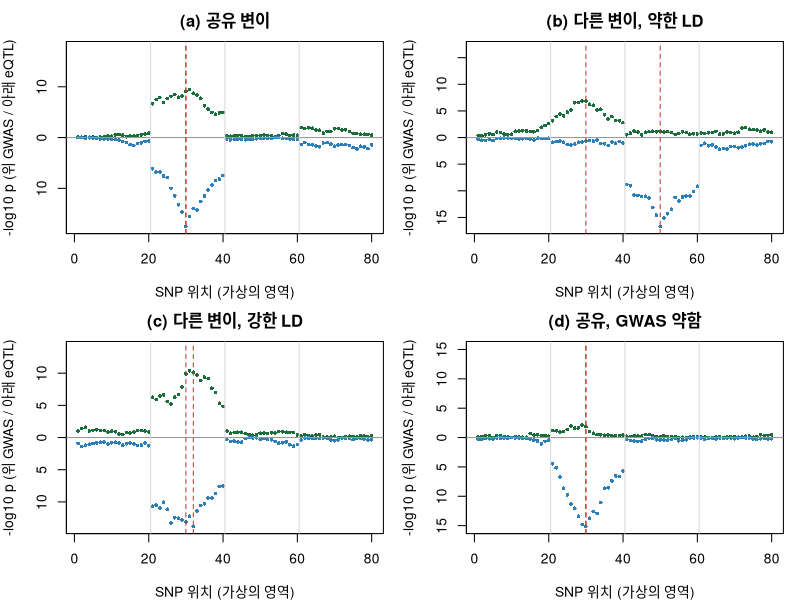
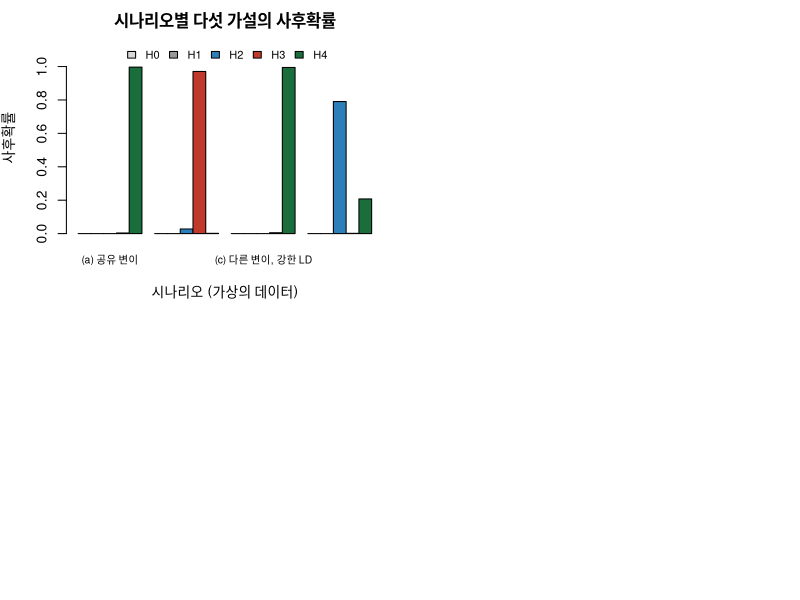
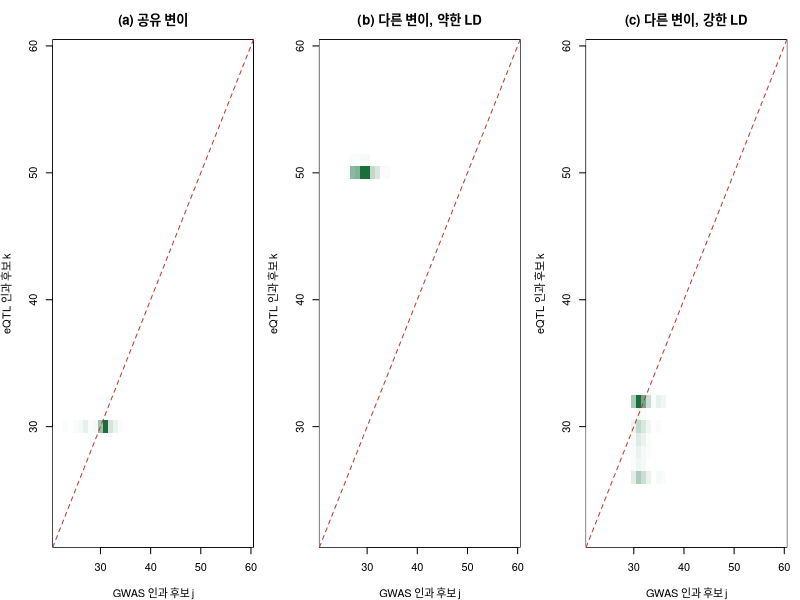
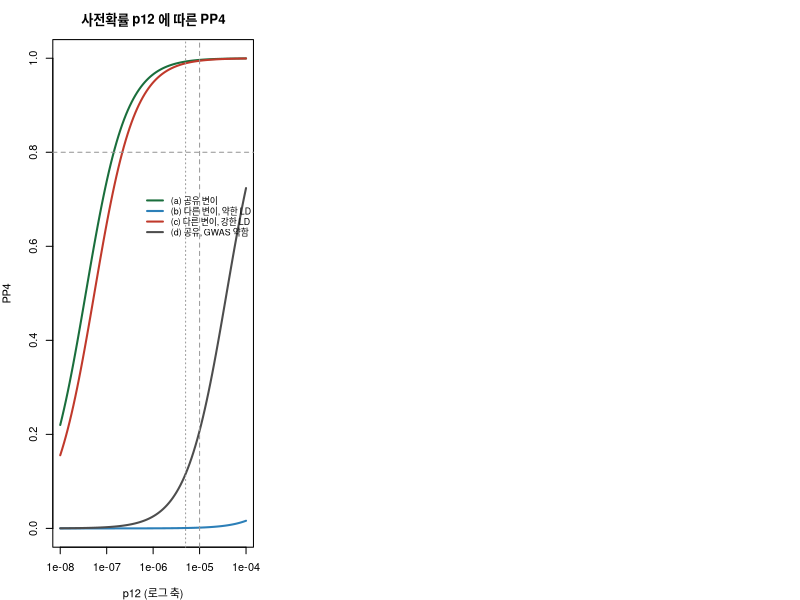
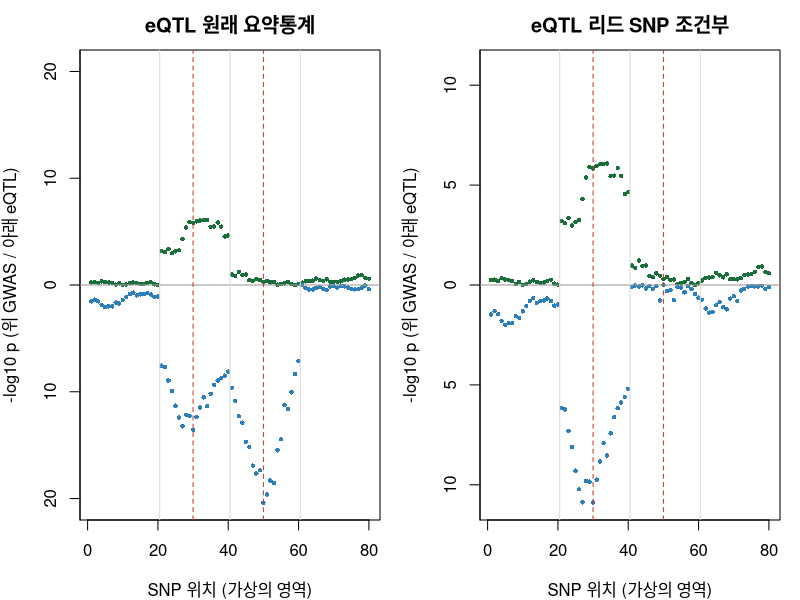
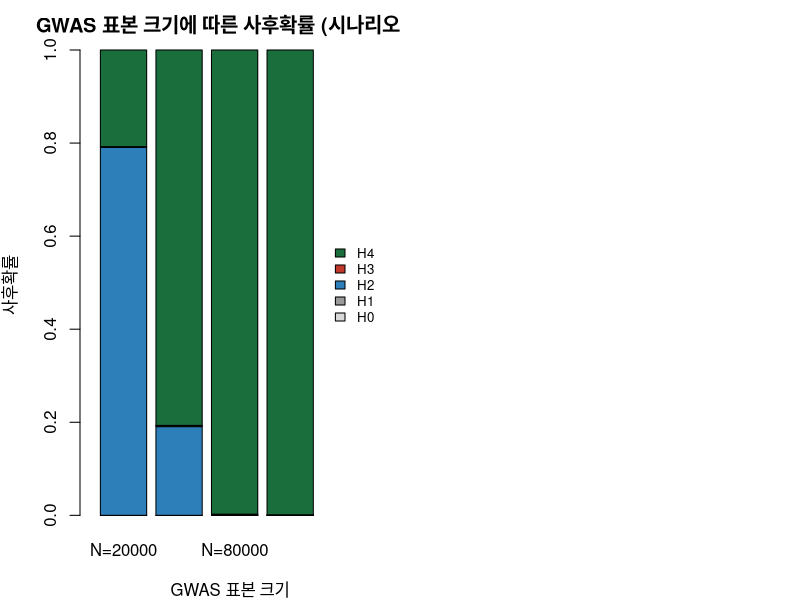

Here is the R script that generated these plots, in order:
## ---- chunk 1
log_sum_exp <- function(x) { m <- max(x); m + log(sum(exp(x - m))) }   # 수치 안정적인 log(sum(exp(x)))

# Wakefield(2009) 근사 베이즈 인자의 로그. H1(연관 있음) 대 H0(없음). coloc의 계산과 같음.
log_abf <- function(beta_hat, se, W) {
  V <- se^2; z <- beta_hat / se; r <- W / (V + W)
  0.5 * log(1 - r) + 0.5 * r * z^2
}

# 다섯 가설의 사후확률 PP0~PP4 (coloc.abf 와 같은 계산을 로그 공간에서)
coloc_abf_base <- function(labf1, labf2, p1 = 1e-4, p2 = 1e-4, p12 = 1e-5) {
  lsum <- labf1 + labf2                          # 같은 SNP j 가 두 형질의 인과 변이 (대각선)
  a <- log_sum_exp(labf1) + log_sum_exp(labf2)   # 모든 (j, k) 쌍의 합 = 대각선 + 비대각선
  b <- log_sum_exp(lsum)                         # 대각선 (j = k) 만의 합
  lh <- c(0,                                     # H0: 사전 가중치 1, 베이즈 인자 1 (기준)
          log(p1) + log_sum_exp(labf1),          # H1: GWAS 만 연관
          log(p2) + log_sum_exp(labf2),          # H2: eQTL 만 연관
          log(p1) + log(p2) + a + log1p(-exp(b - a)),   # H3: 비대각선 = 전체 - 대각선
          log(p12) + b)                          # H4: 대각선
  pp <- exp(lh - log_sum_exp(lh)); names(pp) <- paste0("PP", 0:4)
  list(pp = pp, snp_pp_h4 = exp(lsum - b))       # H4 하에서 SNP 별 공유 변이 사후확률
}
# 위 본문의 SNP 두 개짜리 예 (ABF 를 로그로 넣음)
round(rbind("서로 다른 SNP" = coloc_abf_base(log(c(1e8, 0.1)), log(c(0.1, 1e8)))$pp,
            "같은 SNP"      = coloc_abf_base(log(c(1e8, 0.1)), log(c(1e8, 0.1)))$pp,
            "다른 SNP+강한 LD" = coloc_abf_base(log(c(1e8, 1e5)), log(c(1e5, 1e8)))$pp), 4)
## ---- chunk 2
n_snp <- 80                                          # 영역 안의 SNP 수 Q
rho_adj <- rep(0.96, n_snp - 1)                      # 이웃한 SNP 사이 상관
rho_adj[c(20, 40, 60)] <- 0.2                        # 블록 경계
cum_log <- c(0, cumsum(log(rho_adj)))
ld_mat <- exp(-abs(outer(cum_log, cum_log, "-")))    # r_ij = 사이에 있는 이웃 상관들의 곱
chol_u <- chol(ld_mat)                               # R = t(U) %*% U
maf <- rep(c(0.35, 0.30, 0.25, 0.40), each = 20)    # 대립유전자 빈도: 블록마다 하나 (가상)
n_gwas <- 20000; s_case <- 0.5; n_eqtl <- 500
se_gwas <- 1 / sqrt(2 * n_gwas * maf * (1 - maf) * s_case * (1 - s_case))  # log OR 의 se
se_eqtl <- 1 / sqrt(2 * n_eqtl * maf * (1 - maf))    # 표준화 발현(sdY = 1) 효과의 se
w_gwas <- 0.2^2; w_eqtl <- 0.15^2                    # coloc 과 같은 사전 분산 W (cc: 0.2^2, quant: 0.15^2)
new_noise <- function() drop(t(chol_u) %*% rnorm(n_snp))   # 공분산이 R 인 잡음
# 인과 변이 위치와 lambda 로 z 를 만들고 lABF 와 PP 까지 계산
run_coloc <- function(causal_g, lambda_g, causal_e, lambda_e, noise_g, noise_e, g_scale = 1, p12 = 1e-5) {
  se_g <- se_gwas / sqrt(g_scale)                    # GWAS 표본을 g_scale 배로 늘리면 se 는 1/sqrt 배
  z_g <- ld_mat[, causal_g] * lambda_g * sqrt(g_scale) + noise_g   # 효과가 같으면 lambda 는 sqrt 배
  z_e <- ld_mat[, causal_e] * lambda_e + noise_e
  labf_g <- log_abf(z_g * se_g, se_g, w_gwas)        # beta_hat = z * se
  labf_e <- log_abf(z_e * se_eqtl, se_eqtl, w_eqtl)
  c(list(z_g = z_g, z_e = z_e, labf_g = labf_g, labf_e = labf_e), coloc_abf_base(labf_g, labf_e, p12 = p12))
}
round(c(r_30_31 = ld_mat[30, 31], r_30_32 = ld_mat[30, 32], r_30_50 = ld_mat[30, 50]), 3)
## ---- chunk 3
#| fig-height: 6
scen <- data.frame(label = c("(a) 공유 변이", "(b) 다른 변이, 약한 LD", "(c) 다른 변이, 강한 LD", "(d) 공유, GWAS 약함"),
                   causal_g = 30, lambda_g = c(6, 6, 6, 2.5), causal_e = c(30, 50, 32, 30), lambda_e = 8)
set.seed(1)
noise <- replicate(8, new_noise())                   # 시나리오마다 (GWAS, eQTL) 잡음 한 쌍
fits <- lapply(1:4, function(i) run_coloc(scen$causal_g[i], scen$lambda_g[i], scen$causal_e[i],
                                          scen$lambda_e[i], noise[, 2 * i - 1], noise[, 2 * i]))
neglog10p <- function(z) -(log(2) + pnorm(-abs(z), log.p = TRUE)) / log(10)   # 양측 p 의 -log10
miami <- function(z_g, z_e, main, causal) {          # 위: GWAS, 아래: eQTL
  lp_g <- neglog10p(z_g); lp_e <- neglog10p(z_e); yl <- c(-1, 1) * max(lp_g, lp_e)
  plot(lp_g, pch = 16, cex = 0.6, col = "#1a6e3c", ylim = yl, yaxt = "n", main = main,
       xlab = "SNP 위치 (가상의 영역)", ylab = "-log10 p (위 GWAS / 아래 eQTL)")
  points(-lp_e, pch = 16, cex = 0.6, col = "#2c7fb8"); axis(2, at = pretty(yl), labels = abs(pretty(yl)))
  abline(h = 0, col = "grey60"); abline(v = c(20.5, 40.5, 60.5), col = "grey85")   # 블록 경계
  abline(v = causal, col = "#c0392b", lty = 2)       # 참 인과 변이
}
par(mfrow = c(2, 2), mar = c(4, 4, 2.5, 1))
for (i in 1:4) miami(fits[[i]]$z_g, fits[[i]]$z_e, scen$label[i], c(scen$causal_g[i], scen$causal_e[i]))
## ---- chunk 4
pp_mat <- sapply(fits, function(f) f$pp); colnames(pp_mat) <- c("(a)", "(b)", "(c)", "(d)")
print(round(rbind(pp_mat, "PP4/(PP3+PP4)" = pp_mat["PP4", ] / (pp_mat["PP3", ] + pp_mat["PP4", ]),
                  "H4 하 최고 SNP" = sapply(fits, function(f) which.max(f$snp_pp_h4))), 3))
barplot(pp_mat, beside = TRUE, col = c("grey85", "grey60", "#2c7fb8", "#c0392b", "#1a6e3c"), ylim = c(0, 1.15),
        names.arg = scen$label, cex.names = 0.75, main = "시나리오별 다섯 가설의 사후확률",
        xlab = "시나리오 (가상의 데이터)", ylab = "사후확률", legend.text = paste0("H", 0:4),
        args.legend = list(x = "top", horiz = TRUE, bty = "n", cex = 0.8))
pp_a <- fits[[1]]$snp_pp_h4; ord <- order(pp_a, decreasing = TRUE)
cs_a <- sort(ord[1:which(cumsum(pp_a[ord]) >= 0.95)[1]])   # (a) 공유 변이의 95% 신용집합
cat("(a) 공유 변이 95% 신용집합:", cs_a, " (SNP30 의 사후확률", round(pp_a[30], 3), ")\n")
## ---- chunk 5
#| fig-height: 3.4
pip <- function(l) exp(l - log_sum_exp(l))          # 단일 인과 가정의 PIP (W9 pip_single 과 같은 계산, lABF 입력)
zoom <- 21:60; par(mfrow = c(1, 3), mar = c(4, 4, 3, 1))
for (i in 1:3) {
  joint <- outer(pip(fits[[i]]$labf_g), pip(fits[[i]]$labf_e))   # 배치 (j, k) 의 데이터 쪽 가중치
  image(zoom, zoom, joint[zoom, zoom], col = colorRampPalette(c("white", "#1a6e3c"))(50),
        main = scen$label[i], xlab = "GWAS 인과 후보 j", ylab = "eQTL 인과 후보 k")
  abline(0, 1, col = "#c0392b", lty = 2)
}
d_frac <- sapply(fits, function(f) sum(pip(f$labf_g) * pip(f$labf_e)))   # 대각선 비율 d
print(signif(rbind(d = d_frac, "1000*d/(1-d)" = 1000 * d_frac / (1 - d_frac), "PP4/PP3" = pp_mat["PP4", ] / pp_mat["PP3", ]), 3))
top_snp <- sapply(fits, function(f) c("GWAS PIP 최고 SNP" = which.max(pip(f$labf_g)), "eQTL PIP 최고 SNP" = which.max(pip(f$labf_e))))
colnames(top_snp) <- colnames(pp_mat); print(top_snp)
## ---- chunk 6
set.seed(7)
rep_pp <- lapply(1:4, function(i) t(replicate(200, run_coloc(scen$causal_g[i], scen$lambda_g[i],
                   scen$causal_e[i], scen$lambda_e[i], new_noise(), new_noise())$pp)))
rep_tab <- sapply(rep_pp, function(m) c("PP2 중앙값" = median(m[, 3]), "PP3 중앙값" = median(m[, 4]),
                  "PP4 중앙값" = median(m[, 5]), "PP3 > 0.8 비율" = mean(m[, 4] > 0.8), "PP4 > 0.8 비율" = mean(m[, 5] > 0.8)))
colnames(rep_tab) <- colnames(pp_mat); print(round(rep_tab, 3))
## ---- chunk 7
p12_grid <- 10^seq(-8, -4, length.out = 100)
sens <- sapply(fits, function(f) sapply(p12_grid, function(p) coloc_abf_base(f$labf_g, f$labf_e, p12 = p)$pp["PP4"]))
col4 <- c("#1a6e3c", "#2c7fb8", "#c0392b", "grey30")
matplot(p12_grid, sens, type = "l", lty = 1, lwd = 2, log = "x", col = col4,
        main = "사전확률 p12 에 따른 PP4", xlab = "p12 (로그 축)", ylab = "PP4")
abline(v = c(1e-5, 5e-6), lty = c(2, 3), col = "grey60"); abline(h = 0.8, lty = 2, col = "grey60")
legend(5e-7, 0.72, legend = scen$label, col = col4, lwd = 2, bty = "n", cex = 0.8)
pass <- apply(sens > 0.8, 2, function(v) if (any(v)) signif(range(p12_grid[v]), 2) else c(NA, NA))
dimnames(pass) <- list(c("PP4>0.8 인 p12 하한", "상한"), colnames(pp_mat)); print(pass)
p_show <- c(1e-8, 5e-6, 1e-5, 1e-4)                  # 몇 가지 p12 에서의 PP4
pp4_at <- sapply(fits, function(f) sapply(p_show, function(p) coloc_abf_base(f$labf_g, f$labf_e, p12 = p)$pp["PP4"]))
dimnames(pp4_at) <- list(paste("PP4, p12 =", p_show), colnames(pp_mat)); print(round(pp4_at, 3))
## ---- chunk 8
#| fig-height: 3.6
cond_on <- function(z, se, lead) {                   # 리드 SNP 를 조건으로 한 z 와 se (같은 LD 행렬 가정)
  r <- ld_mat[, lead]; k <- sqrt(pmax(1 - r^2, 1e-8))
  z_c <- (z - r * z[lead]) / k; z_c[lead] <- 0       # 리드 SNP 자신은 정보 없음
  list(z = z_c, se = se / k)
}
two_signal <- function() {
  z_g <- ld_mat[, 30] * 6 + new_noise()                          # GWAS: SNP30 하나
  z_e <- ld_mat[, 30] * 6 + ld_mat[, 50] * 10 + new_noise()      # eQTL: SNP30(공유) + SNP50(비공유, 더 강함)
  labf_g <- log_abf(z_g * se_gwas, se_gwas, w_gwas)
  lead <- which.max(abs(z_e)); zc <- cond_on(z_e, se_eqtl, lead)
  list(z_g = z_g, z_e = z_e, z_c = zc$z, lead = lead,
       pp = rbind("단일 변이 가정" = coloc_abf_base(labf_g, log_abf(z_e * se_eqtl, se_eqtl, w_eqtl))$pp,
                  "리드 SNP 조건부" = coloc_abf_base(labf_g, log_abf(zc$z * zc$se, zc$se, w_eqtl))$pp))
}
set.seed(3); ts <- two_signal(); cat("eQTL 리드 SNP:", ts$lead, "\n"); print(round(ts$pp, 3))
par(mfrow = c(1, 2), mar = c(4, 4, 2.5, 1))
miami(ts$z_g, ts$z_e, "eQTL 원래 요약통계", c(30, 50)); miami(ts$z_g, ts$z_c, "eQTL 리드 SNP 조건부", c(30, 50))
set.seed(8); rep2 <- replicate(200, two_signal()$pp[, "PP4"])   # 200번 반복
round(rowMeans(rep2 > 0.8), 3)                                  # PP4 > 0.8 인 비율
## ---- chunk 9
q <- 80; p1 <- 1e-4; p2 <- 1e-4; p12 <- 1e-5
post0 <- coloc_abf_base(rep(0, q), rep(0, q))$pp                  # 정보 없는 데이터
prior_w <- c(1, q * p1, q * p2, q * (q - 1) * p1 * p2, q * p12)   # H0 가중치를 1 로 둔 사전
round(rbind("사후 (lABF = 0)" = post0, "사전 (정규화)" = prior_w / sum(prior_w)), 6)
## ---- chunk 10
q_set <- c(10, 80, 500, 1000, 2000)
prior_tab <- t(sapply(q_set, function(q) { w <- c(q * p1, q * p2, q * (q - 1) * p1 * p2, q * p12)
  c(H0 = 1 - sum(w), H1 = w[1], H2 = w[2], H3 = w[3], H4 = w[4], H4_vs_H3 = w[4] / w[3]) }))
print(data.frame(Q = q_set, signif(prior_tab, 3)))
## ---- chunk 11
g_scales <- c(1, 2, 4, 8)                            # GWAS 표본 20,000 -> 160,000
pp_d <- sapply(g_scales, function(g) run_coloc(30, 2.5, 30, 8, noise[, 7], noise[, 8], g_scale = g)$pp)
colnames(pp_d) <- paste0("N=", n_gwas * g_scales); print(round(pp_d, 3))
set.seed(11)
mean_pp4 <- sapply(g_scales, function(g) mean(replicate(200, run_coloc(30, 2.5, 30, 8, new_noise(),
                                                        new_noise(), g_scale = g)$pp["PP4"])))
round(setNames(mean_pp4, colnames(pp_d)), 3)
barplot(pp_d, col = c("grey85", "grey60", "#2c7fb8", "#c0392b", "#1a6e3c"), legend.text = paste0("H", 0:4),
        args.legend = list(x = "right", bty = "n", cex = 0.8), xlim = c(0, 6),
        main = "GWAS 표본 크기에 따른 사후확률 (시나리오 d)", xlab = "GWAS 표본 크기", ylab = "사후확률")
